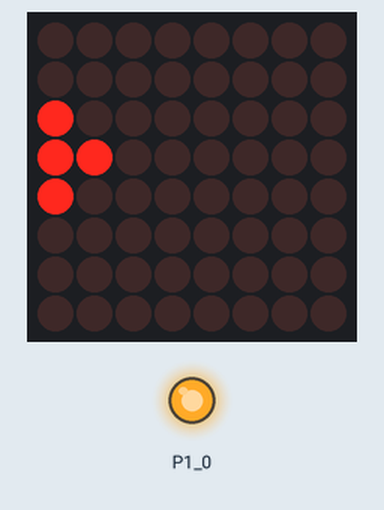
Simulated run of this sketch. Board: TI MSP430 LaunchPad. Parts: 8×8 LED matrix, output pins drawn as LEDs (lit = HIGH). Random numbers use the default seed unless the sketch sets one; pins used as bus, display or sensor lines are not drawn.

Above: at 1.12 s.
At 5.9 s:
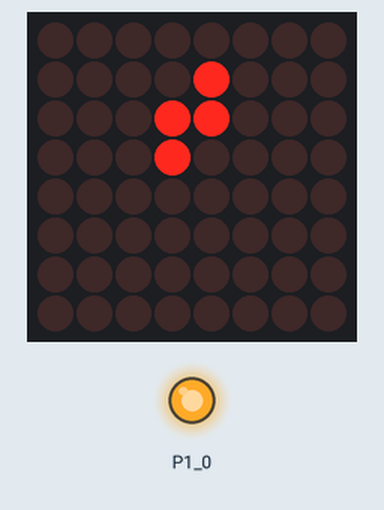
At 10.68 s:
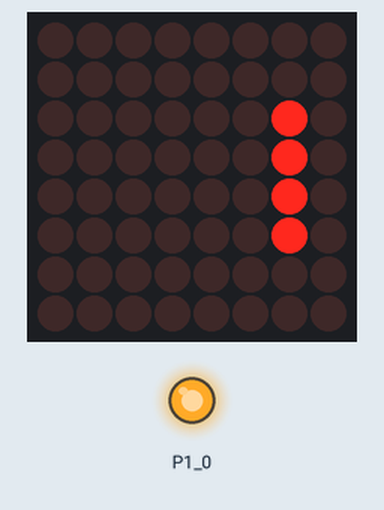
At 20.48 s:
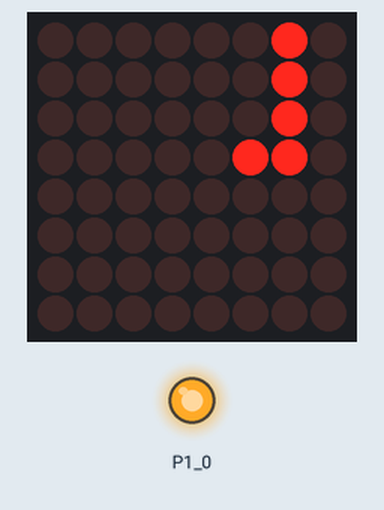
At 30.04 s:
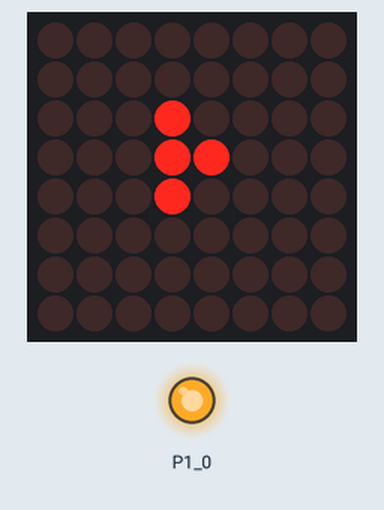
At 39.85 s:
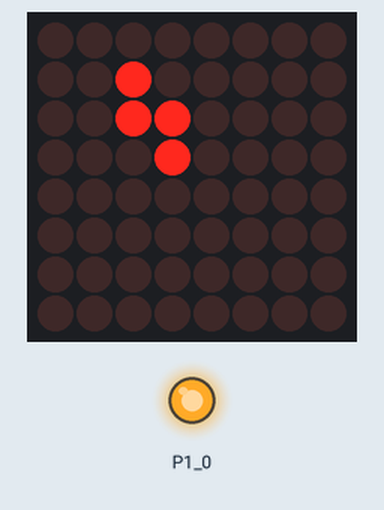

The sketch:

pieces.ino
```cpp
#include <LedControl.h>

/**
* Led Matrix test
*/


#include <LedControl.h>

#define DATA_PIN    P1_3        // data for AS1106
#define CLOCK_PIN   P1_4        // clock for AS1106
#define LOAD_PIN    P1_5        // load CS for AS1106

// LedControl(int dataPin, int clkPin, int csPin, int numDevices=1);
LedControl lc=LedControl(DATA_PIN, CLOCK_PIN, LOAD_PIN, 1);

unsigned long delaytime=100;


void setup() {

  pinMode(RED_LED,OUTPUT);
  pinMode(DATA_PIN,OUTPUT);
  pinMode(CLOCK_PIN,OUTPUT);
  pinMode(LOAD_PIN,OUTPUT);
  digitalWrite(LOAD_PIN,HIGH);
  digitalWrite(RED_LED, HIGH);
  delay(1000);
  digitalWrite(RED_LED, LOW);

  /*lc.init(); */
  lc.shutdown(0,false);
  lc.setIntensity(0,10);
  lc.clearDisplay(0);

}
byte piece[7][2] = {
  {B00111000,B00010000}, //t,
  {B00010000,B11110000}, //j
  {B00110000,B01100000}, //s
  {B01100000,B00110000}, //z
  {B01100000,B01100000}, //o
  {B11110000,B00010000}, //l
  {B00111100,B00000000} //i
  };
int blocktype;
void loop() {

  digitalWrite(RED_LED, HIGH);
  lc.clearDisplay(0);
   blocktype = random(7);

   for (int r=0; r<1; r++){
    for (int c=0; c<8; c++){
        lc.setColumn(0,c, piece[blocktype][0] );
        lc.setColumn(0,c+1,piece[blocktype][1]);
        if (c>0){
         lc.setColumn(0,c-1, B00000000);
        }

        else if(c==0){
        lc.setColumn(0,7, B00000000);

        }
        delay(250);

    }
   }
}
  /*digitalWrite(RED_LED, LOW);
  lc.clearDisplay(0);
  lc.setColumn(0, 1, B01010101);
        delay(1000);
  lc.setColumn(0, 3, B01010101);
        delay(1000);
  lc.setRow(0, 1, B01010101);
        delay(1000);
  lc.setRow(0, 3, B01010101);
        delay(1000);

  delay(10); */
```
